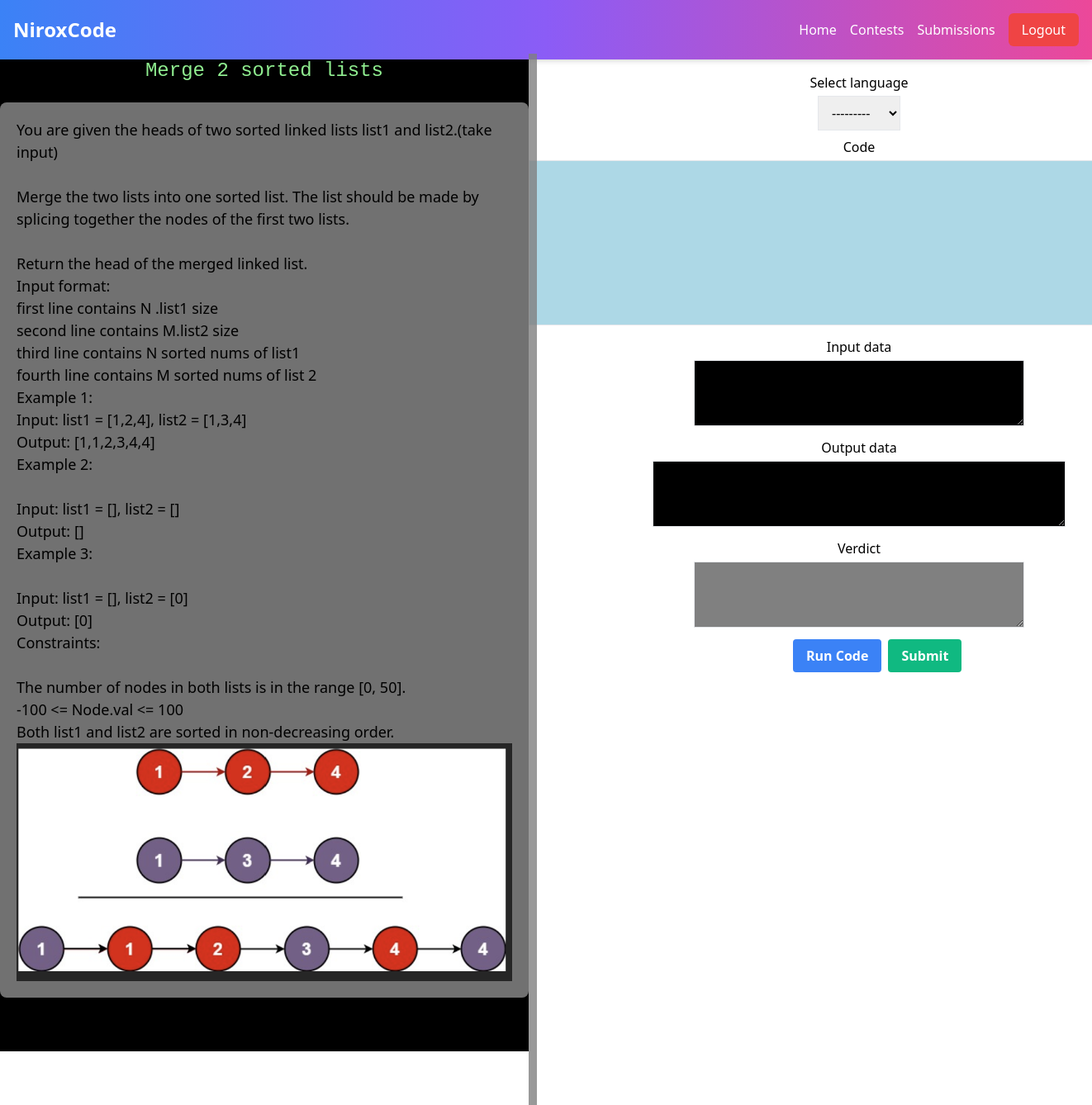
Page /home/all_problems/12/ (signed in) on the committed database.
### home/models.py (models this page shows, shortened)
class Problem(models.Model):
    name=models.CharField(max_length=100)
    difficulty = models.CharField(
        max_length=10,
        blank=True,
        choices=[("Hard", "Hard"), ("Easy", "Easy"), ("Medium", "Medium")],
    )
    description=models.TextField()
    added_at=models.DateTimeField(auto_now_add=True)
    for_contest=models.BooleanField(default=False)
    has_image=models.BooleanField(default=False)
    image = models.ImageField(upload_to='media/images/', blank=True, null=True)

### home/views.py (the view)
# urls.py: path('all_problems/<int:problem_id>/', problem_desc, name='detail'),
@login_required
def problem_desc(request,problem_id):
    problem=Problem.objects.get(id=problem_id)
    submission_result=None
    if request.method == "POST":
        form = CodeRunnerForm(request.POST)
        action=request.POST.get('action')
        if form.is_valid():
            run = form.save(commit=False)
            if action=="run_code":
                op = run_code(run.language, run.code, run.input_data)
                run.output_data = op
                run.save()
                form = CodeRunnerForm(instance=run)
            elif action=="submit_code":
                submission_result = Submit(run.language, run.code, problem_id,request.user.id)
                run.verdict=submission_result
                run.save()
                form = CodeRunnerForm(instance=run)
    else:
        form = CodeRunnerForm()
    context = {
        'problem': problem,
        'form': form,
        'submission result':submission_result
    }
    return render(request, "problem.html", context)

### home/templates/problem.html (shortened to what this page needs)
<!DOCTYPE html>
<html lang="en">
<head>
    <link href="https://cdn.jsdelivr.net/npm/tailwindcss@2.2.19/dist/tailwind.min.css" rel="stylesheet">
</head>
<body>
    <div class="container">
        <nav class="bg-gradient-to-r from-blue-500 via-purple-500 to-pink-500 p-4 shadow-md w-full flex justify-between items-center fixed top-0 left-0 right-0">
            <div class="container mx-auto flex justify-between items-center">
                <a href="#" class="text-white text-2xl font-bold">NiroxCode</a>
                <div class="flex space-x-4">
                    <a href="/home/all_problems/" class="text-white hover:text-gray-200 transition duration-200">Home</a>
                    <a href="#" class="text-white hover:text-gray-200 transition duration-200">Contests</a>
                    <a href="/home/submissions/" class="text-white hover:text-gray-200 transition duration-200">Submissions</a>
                </div>
            </div>
            {% if user.is_authenticated %}
            <form method="post" action="{% url 'logout' %}" class="ml-4">
                <button type="submit" class="px-4 py-2 text-white bg-red-500 rounded-md hover:bg-red-600 transition duration-200">Logout</button>
            </form>
            {% endif %}
        </nav>
        <div class="panel black" id="black-panel">
            <br><br>
            <h1 class="problem-title">{{ problem.name }}</h1>
            <div class="details-box">
                {{ problem.description|linebreaksbr }}
                {% if problem.has_image %}
                    <img src="{{ problem.image.url }}" alt="Problem Image">
                {% endif %}
            </div>
        </div>
        <div class="slider" id="slider"></div>
        <div class="panel white" id="white-panel">
            <br><br><br>
            <form method="post" class="mt-4 space-y-2">
                <div>
                    <h5 class="mb-1">Select language</h5>
                    {{ form.language }}
                </div>
                <div>
                    <h5 class="mb-1">Code</h5>
                    {{ form.code }}
                </div>
                <div>
                    <h5 class="mb-1">Input data</h5>
                    {{ form.input_data }}
                </div>
                <div>
                    <h5 class="mb-1">Output data</h5>
                    {{ form.output_data }}
                </div>
                <div>
                    <h5 class="mb-1">Verdict</h5>
                    {{ form.verdict }}
                </div>
                <div class="flex space-x-2 mt-4  ">
                    <button type="submit" name="action" value="run_code" class="bg-blue-500 hover:bg-blue-700 text-white font-bold py-2 px-4 ml-80  rounded transition duration-200">
                        Run Code
                    </button>
                    <button type="submit" name="action" value="submit_code" class="bg-green-500 hover:bg-green-700 text-white font-bold py-2 px-4 rounded transition duration-200">
                        Submit
                    </button>
                </div>
            </form>
        </div>
    </div>
</body>
</html>

### home/templates/problem.html (style rules this page uses)
body { margin: 0; padding: 0; height: 100vh; }
.container { display: flex; height: 100%; position: relative; }
.panel { flex: 1; transition: flex 0.3s ease; }
.black { background-color: black; overflow-y: auto; color: white; text-align: center; }
.white { background-color: white; color: black; text-align: center; }
.slider { position: absolute; top: 65px; bottom: 0; width: 10px; height: 100%; cursor: ew-resize; background-color: gray; z-index: 1; opacity: 0.8; transition: background-color 0.3s ease; }
.problem-title { font-family:'Courier New', Courier, monospace; font-size: 1.5rem; padding: 20px; color: lightgreen; text-align: center; }
.details-box { background-color: #f0f0f078; color: black; padding: 20px; border-radius: 8px; box-shadow: 0 4px 8px rgba(0, 0, 0, 0.2); text-align: left; font-size: large; }
.details-box img { max-width: 100%; height: auto; max-height: 100%; }

### rows in the picture
Problem: name "Merge 2 sorted lists", description "You are given the heads of two sorted linked lists list1 and list2.(take input) Merge the two lists into one sorted list. The list should be made by splicing together the nodes of the first two lists. Return the head of the merged linked list. Input format: first line contains N .list1 size second line contains M.list2 size third line contains N sorted nums of list1 fourth line contains M sorted nums of list 2 Example 1: Input: list1 = [1,2,4], list2 = [1,3,4] Output: [1,1,2,3,4,4] Example 2: Input: list1 = [], list2 = [] Output: [] Example 3: Input: list1 = [], list2 = [0] Output: [0] Constraints: The number of nodes in both lists is in the range [0, 50]. -100 <= Node.val <= 100 Both list1…", image (picture)
